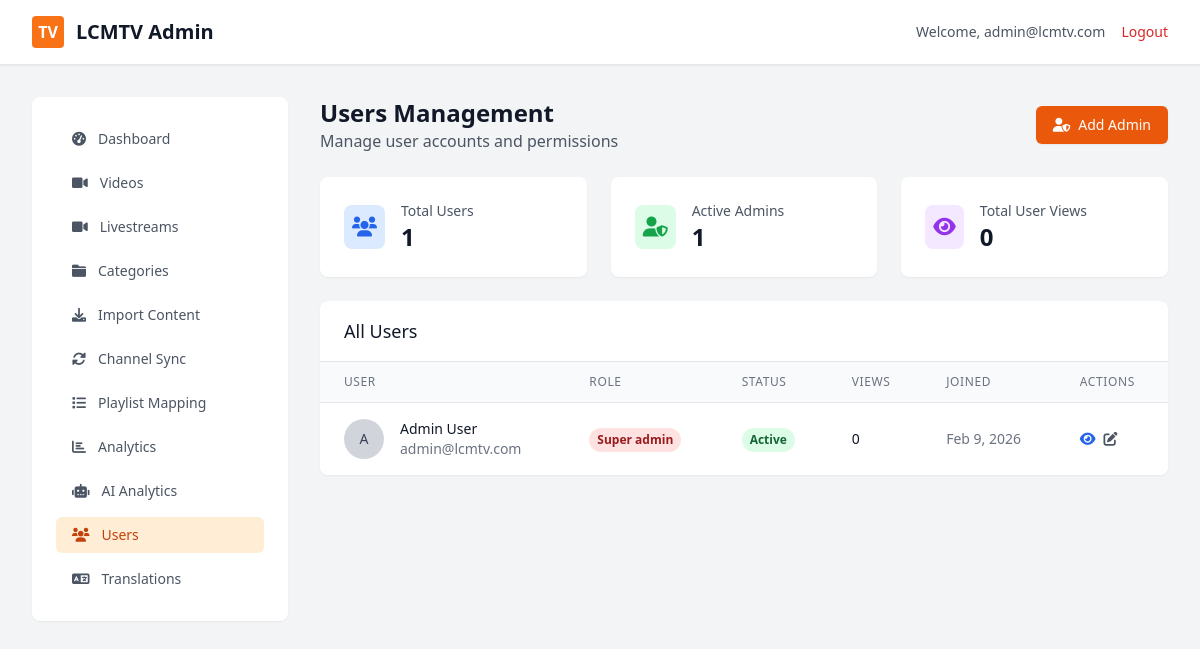
Page /admin/index.php?page=users (signed in) on the committed database.
### tables this page shows
CREATE TABLE users (
    id INT PRIMARY KEY AUTO_INCREMENT,
    email VARCHAR(255) UNIQUE NOT NULL,
    password_hash VARCHAR(255) NOT NULL,
    first_name VARCHAR(100),
    last_name VARCHAR(100),
    role ENUM('user', 'admin', 'super_admin') DEFAULT 'user',
    is_active BOOLEAN DEFAULT TRUE,
    watch_history TEXT,  
    favorites TEXT,  
    my_channels TEXT,  
    created_at TIMESTAMP DEFAULT CURRENT_TIMESTAMP,
    updated_at TIMESTAMP DEFAULT CURRENT_TIMESTAMP ON UPDATE CURRENT_TIMESTAMP
);

### admin/pages/users.php (the view, shortened to what this page needs)
<?php
$currentAdminRole = $_SESSION['admin_role'] ?? 'admin';
$canManageAdmins = ($currentAdminRole === 'super_admin');
$conn = getDBConnection();
$result = $conn->query("
    SELECT id, email, first_name, last_name, role, is_active, created_at,
           (SELECT COUNT(*) FROM video_stats WHERE user_id = users.id) as total_views
    FROM users
    ORDER BY created_at DESC
");
$users = [];
while ($row = $result->fetch_assoc()) {
    $users[] = $row;
}
$totalUsers = count($users);
?>
<div class="space-y-6">
    <div class="flex items-center justify-between">
        <div>
            <h1 class="text-2xl font-bold text-gray-900">Users Management</h1>
            <p class="text-gray-600">Manage user accounts and permissions</p>
        </div>
        <?php if ($canManageAdmins): ?>
            <button
                type="button"
                onclick="openCreateAdminModal()"
                class="inline-flex items-center px-4 py-2 border border-transparent text-sm font-medium rounded-md shadow-sm text-white bg-orange-600 hover:bg-orange-700 focus:outline-none focus:ring-2 focus:ring-offset-2 focus:ring-orange-500"
            >
                <i class="fas fa-user-shield mr-2"></i>
                Add Admin
            </button>
        <?php endif; ?>
    </div>
    <div class="grid grid-cols-1 md:grid-cols-3 gap-6">
        <div class="bg-white rounded-lg shadow-sm p-6">
            <div class="flex items-center">
                <div class="p-2 bg-blue-100 rounded-lg">
                    <i class="fas fa-users text-blue-600 text-xl"></i>
                </div>
                <div class="ml-4">
                    <p class="text-sm font-medium text-gray-600">Total Users</p>
                    <p class="text-2xl font-semibold text-gray-900"><?php echo $totalUsers; ?></p>
                </div>
            </div>
        </div>
        <div class="bg-white rounded-lg shadow-sm p-6">
            <div class="flex items-center">
                <div class="p-2 bg-green-100 rounded-lg">
                    <i class="fas fa-user-shield text-green-600 text-xl"></i>
                </div>
                <div class="ml-4">
                    <p class="text-sm font-medium text-gray-600">Active Admins</p>
                    <p class="text-2xl font-semibold text-gray-900">
                        <?php echo count(array_filter($users, function($u) { return $u['role'] === 'admin' || $u['role'] === 'super_admin'; })); ?>
                    </p>
                </div>
            </div>
        </div>
        <div class="bg-white rounded-lg shadow-sm p-6">
            <div class="flex items-center">
                <div class="p-2 bg-purple-100 rounded-lg">
                    <i class="fas fa-eye text-purple-600 text-xl"></i>
                </div>
                <div class="ml-4">
                    <p class="text-sm font-medium text-gray-600">Total User Views</p>
                    <p class="text-2xl font-semibold text-gray-900">
                        <?php echo number_format(array_sum(array_column($users, 'total_views'))); ?>
                    </p>
                </div>
            </div>
        </div>
    </div>
    <div class="bg-white rounded-lg shadow-sm overflow-hidden">
        <div class="px-6 py-4 border-b border-gray-200">
            <h3 class="text-lg font-medium text-gray-900">All Users</h3>
        </div>
        <div class="overflow-x-auto">
            <table class="min-w-full divide-y divide-gray-200">
                <thead class="bg-gray-50">
                    <tr>
                        <th class="px-6 py-3 text-left text-xs font-medium text-gray-500 uppercase tracking-wider">User</th>
                        <th class="px-6 py-3 text-left text-xs font-medium text-gray-500 uppercase tracking-wider">Role</th>
                        <th class="px-6 py-3 text-left text-xs font-medium text-gray-500 uppercase tracking-wider">Status</th>
                        <th class="px-6 py-3 text-left text-xs font-medium text-gray-500 uppercase tracking-wider">Views</th>
                        <th class="px-6 py-3 text-left text-xs font-medium text-gray-500 uppercase tracking-wider">Joined</th>
                        <th class="px-6 py-3 text-left text-xs font-medium text-gray-500 uppercase tracking-wider">Actions</th>
                    </tr>
                </thead>
                <tbody class="bg-white divide-y divide-gray-200">
                    <?php if (empty($users)): ?>
                    <tr>
                        <td colspan="6" class="px-6 py-12 text-center text-gray-500">
                            <i class="fas fa-users text-4xl mb-4"></i>
                            <p class="text-lg">No users found</p>
                            <p class="text-sm">Users will appear here after they register</p>
                        </td>
                    </tr>
                    <?php else: ?>
                    <?php foreach ($users as $user): ?>
                    <tr class="hover:bg-gray-50">
                        <td class="px-6 py-4 whitespace-nowrap">
                            <div class="flex items-center">
                                <div class="flex-shrink-0 h-10 w-10">
                                    <div class="h-10 w-10 rounded-full bg-gray-300 flex items-center justify-center">
                                        <span class="text-sm font-medium text-gray-700">
                                            <?php echo strtoupper(substr($user['first_name'] ?: $user['email'], 0, 1)); ?>
                                        </span>
                                    </div>
                                </div>
                                <div class="ml-4">
                                    <div class="text-sm font-medium text-gray-900">
                                        <?php echo htmlspecialchars(($user['first_name'] || $user['last_name']) ?
                                            trim($user['first_name'] . ' ' . $user['last_name']) :
                                            'No name'); ?>
                                    </div>
                                    <div class="text-sm text-gray-500">
                                        <?php echo htmlspecialchars($user['email']); ?>
                                    </div>
                                </div>
                            </div>
                        </td>
                        <td class="px-6 py-4 whitespace-nowrap">
                            <span class="inline-flex px-2 py-1 text-xs font-semibold rounded-full <?php
                                echo $user['role'] === 'super_admin' ? 'bg-red-100 text-red-800' :
                                     ($user['role'] === 'admin' ? 'bg-yellow-100 text-yellow-800' :
                                      'bg-blue-100 text-blue-800');
                            ?>">
                                <?php echo ucfirst(str_replace('_', ' ', $user['role'])); ?>
                            </span>
                        </td>
                        <td class="px-6 py-4 whitespace-nowrap">
                            <span class="inline-flex px-2 py-1 text-xs font-semibold rounded-full <?php
                                echo $user['is_active'] ? 'bg-green-100 text-green-800' : 'bg-red-100 text-red-800';
                            ?>">
                                <?php echo $user['is_active'] ? 'Active' : 'Inactive'; ?>
                            </span>
                        </td>
                        <td class="px-6 py-4 whitespace-nowrap text-sm text-gray-900">
                            <?php echo number_format($user['total_views']); ?>
                        </td>
                        <td class="px-6 py-4 whitespace-nowrap text-sm text-gray-500">
                            <?php echo date('M j, Y', strtotime($user['created_at'])); ?>
                        </td>
                        <td class="px-6 py-4 whitespace-nowrap text-sm font-medium">
                            <div class="flex space-x-2">
                                <button
                                    onclick="viewUserDetails(<?php echo $user['id']; ?>)"
                                    class="text-blue-600 hover:text-blue-900"
                                    title="View Details"
                                >
                                    <i class="fas fa-eye"></i>
                                </button>
                                <button
                                    onclick="editUser(<?php echo $user['id']; ?>)"
                                    class="text-gray-600 hover:text-gray-900"
                                    title="Edit User"
                                >
                                    <i class="fas fa-edit"></i>
                                </button>
                            </div>
                        </td>
                    </tr>
                    <?php endforeach; ?>
                    <?php endif; ?>
                </tbody>
            </table>
        </div>
    </div>
</div>

### rows in the picture
users: role "1", first_name "A", first_name+last_name "Admin User", email "admin@lcmtv.com", role "Super admin", is_active "Active", total_views "0", created_at "Feb 9, 2026"

### other values in the picture
$_SESSION['admin_email'] "admin@lcmtv.com"
$totalUsers "1"
array_sum(array_column($users, 'total_views')) "0"
